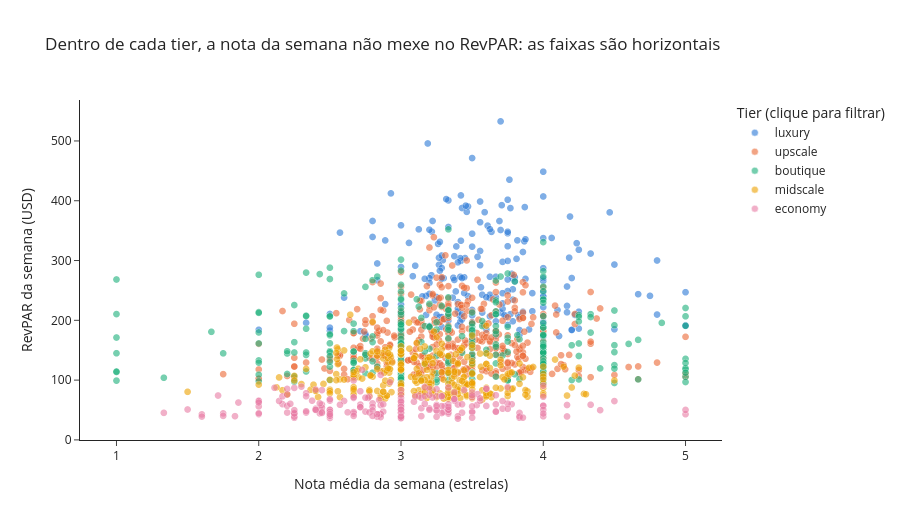

Notebook source saved alongside this figure:
### Markdown cell above
**Conclusão:** as três ações produzem **praticamente a mesma distribuição** de resultados. O indicador "semana seguinte melhor" **não separa** boas e más decisões, porque a semana seguinte varia por sazonalidade e eventos. Avaliar o efeito real do preço exigiria um grupo de comparação (contrafactual), que o dataset não tem.

---
## Gráfico 9 (interativo) — Semanas com nota melhor têm RevPAR maior?

**Tipo:** **dispersão interativa em Plotly** (Aulas 15 e 16). Cada ponto é uma semana de um hotel. O *tooltip* mostra hotel, semana, nota média, número de avaliações e RevPAR. Clique na legenda para isolar um *tier*. O gráfico visualiza o achado da Etapa 2 sobre **correlação espúria**.

### Code cell
semanas_nota = sql("""
SELECT w.week_start, h.name AS hotel, h.tier, w.mean_rating, w.review_count, w.revpar
FROM weekly_performance w JOIN hotels h ON h.hotel_id = w.hotel_id
WHERE w.mean_rating IS NOT NULL
""")
interativo = px.scatter(
    semanas_nota, x="mean_rating", y="revpar", color="tier",
    category_orders={"tier": ORDEM_TIER}, color_discrete_map=CORES_TIER, opacity=0.6,
    hover_name="hotel",
    hover_data={"week_start": True, "mean_rating": ":.2f", "review_count": True, "revpar": ":.0f", "tier": False},
    labels={"mean_rating": "Nota média da semana (estrelas)", "revpar": "RevPAR da semana (USD)",
            "week_start": "Semana", "review_count": "Avaliações", "tier": "Tier"},
    title="Dentro de cada tier, a nota da semana não mexe no RevPAR: as faixas são horizontais",
)
interativo.update_traces(marker={"size": 7, "line": {"width": 0.5, "color": "white"}})
interativo.update_layout(template="simple_white", height=520, legend_title_text="Tier (clique para filtrar)")
interativo.write_html(PASTA_FIGURAS / "09_nota_revpar.html", include_plotlyjs="cdn")
interativo.show()

### Figure 1 — Plotly figure (JSON) as saved in the notebook; plotly's stock layout.template omitted (floating-point values rounded to 4 significant figures; data arrays with more than 128 entries replaced by an {"elided": "..."} marker saying what was removed)
{"data": [{"customdata": {"elided": "208x3 mixed values"}, "hovertemplate": "<b>%{hovertext}</b><br><br>Nota média da semana (estrelas)=%{x:.2f}<br>RevPAR da semana (USD)=%{y:.0f}<br>Semana=%{customdata[0]}<br>Avaliações=%{customdata[1]}<extra></extra>", "hovertext": {"elided": "208 str values"}, "legendgroup": "luxury", "marker": {"color": "#2a78d6", "line": {"color": "white", "width": 0.5}, "opacity": 0.6, "size": 7, "symbol": "circle"}, "mode": "markers", "name": "luxury", "showlegend": true, "type": "scattergl", "x": {"elided": "208 float values"}, "xaxis": "x", "y": {"elided": "208 float values"}, "yaxis": "y"}, {"customdata": {"elided": "416x3 mixed values"}, "hovertemplate": "<b>%{hovertext}</b><br><br>Nota média da semana (estrelas)=%{x:.2f}<br>RevPAR da semana (USD)=%{y:.0f}<br>Semana=%{customdata[0]}<br>Avaliações=%{customdata[1]}<extra></extra>", "hovertext": {"elided": "416 str values"}, "legendgroup": "upscale", "marker": {"color": "#eb6834", "line": {"color": "white", "width": 0.5}, "opacity": 0.6, "size": 7, "symbol": "circle"}, "mode": "markers", "name": "upscale", "showlegend": true, "type": "scattergl", "x": {"elided": "416 float values"}, "xaxis": "x", "y": {"elided": "416 float values"}, "yaxis": "y"}, {"customdata": {"elided": "294x3 mixed values"}, "hovertemplate": "<b>%{hovertext}</b><br><br>Nota média da semana (estrelas)=%{x:.2f}<br>RevPAR da semana (USD)=%{y:.0f}<br>Semana=%{customdata[0]}<br>Avaliações=%{customdata[1]}<extra></extra>", "hovertext": {"elided": "294 str values"}, "legendgroup": "boutique", "marker": {"color": "#1baf7a", "line": {"color": "white", "width": 0.5}, "opacity": 0.6, "size": 7, "symbol": "circle"}, "mode": "markers", "name": "boutique", "showlegend": true, "type": "scattergl", "x": {"elided": "294 float values"}, "xaxis": "x", "y": {"elided": "294 float values"}, "yaxis": "y"}, {"customdata": {"elided": "308x3 mixed values"}, "hovertemplate": "<b>%{hovertext}</b><br><br>Nota média da semana (estrelas)=%{x:.2f}<br>RevPAR da semana (USD)=%{y:.0f}<br>Semana=%{customdata[0]}<br>Avaliações=%{customdata[1]}<extra></extra>", "hovertext": {"elided": "308 str values"}, "legendgroup": "midscale", "marker": {"color": "#eda100", "line": {"color": "white", "width": 0.5}, "opacity": 0.6, "size": 7, "symbol": "circle"}, "mode": "markers", "name": "midscale", "showlegend": true, "type": "scattergl", "x": {"elided": "308 float values"}, "xaxis": "x", "y": {"elided": "308 float values"}, "yaxis": "y"}, {"customdata": {"elided": "203x3 mixed values"}, "hovertemplate": "<b>%{hovertext}</b><br><br>Nota média da semana (estrelas)=%{x:.2f}<br>RevPAR da semana (USD)=%{y:.0f}<br>Semana=%{customdata[0]}<br>Avaliações=%{customdata[1]}<extra></extra>", "hovertext": {"elided": "203 str values"}, "legendgroup": "economy", "marker": {"color": "#e87ba4", "line": {"color": "white", "width": 0.5}, "opacity": 0.6, "size": 7, "symbol": "circle"}, "mode": "markers", "name": "economy", "showlegend": true, "type": "scattergl", "x": {"elided": "203 float values"}, "xaxis": "x", "y": {"elided": "203 float values"}, "yaxis": "y"}], "layout": {"height": 520, "legend": {"title": {"text": "Tier (clique para filtrar)"}, "tracegroupgap": 0}, "title": {"text": "Dentro de cada tier, a nota da semana não mexe no RevPAR: as faixas são horizontais"}, "xaxis": {"anchor": "y", "domain": [0.0, 1.0], "title": {"text": "Nota média da semana (estrelas)"}}, "yaxis": {"anchor": "x", "domain": [0.0, 1.0], "title": {"text": "RevPAR da semana (USD)"}}}}
